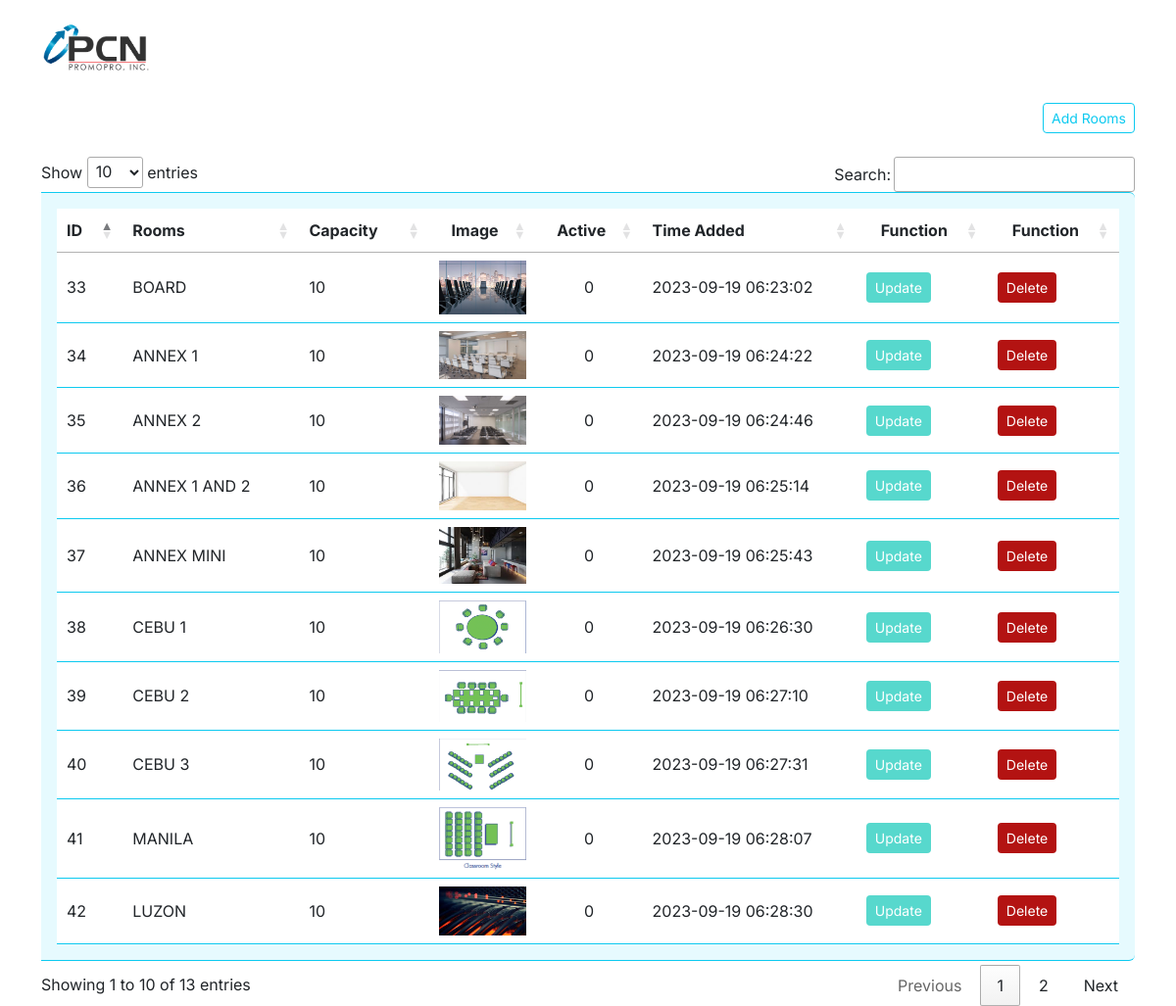
Page /admin/room_maintenance/index.php (signed in) on the committed database.
### tables this page shows
CREATE TABLE `rooms` (
  `id` int(11) NOT NULL,
  `rooms` varchar(255) NOT NULL,
  `capacity` varchar(255) NOT NULL,
  `image` varchar(255) NOT NULL,
  `description` varchar(3000) NOT NULL,
  `active` tinyint(2) NOT NULL,
  `timestamp` timestamp NOT NULL DEFAULT CURRENT_TIMESTAMP,
  `date_update` timestamp NOT NULL DEFAULT CURRENT_TIMESTAMP ON UPDATE CURRENT_TIMESTAMP
);

### admin/room_maintenance/index.php (the view, shortened to what this page needs)
<?php
include '../../room/connect.php';
if (isset($_SESSION["username"], $_SESSION["password"])) {
?>
<!DOCTYPE html>
<html lang="en">
<head>
    <link rel="stylesheet" href="../../bootstrap/bootstrap/css/bootstrap.css">
    <link rel="stylesheet" href="../../bootstrap/bootstrap/css/bootstrap.min.css">
    <link rel="stylesheet" href="https://cdn.datatables.net/1.13.6/css/jquery.dataTables.min.css">
    <link rel="stylesheet" href="style.css">
</head>
<body>
    <div class="container">
        <div class="row">
            <div class="justify-content-center pt-4">
                <img src="../images/pcn.png" alt="" class="img-responsive" width="10%">
            </div>
        </div>
    </div>
    <center>
        <div class="container">
            <div class="button">
                <button type="button" class="btn btn-outline-info btn-sm my-4 float-end addRooms">Add Rooms</button>
            </div>
            <table class="table p-3 table-sm align-middle mb-0 p-3 bg-info bg-opacity-10 border border-info border-start-0 border-end-0 rounded-end mdc-data-table" id="roomTable">
                <thead>
                    <tr>
                        <th>ID</th>
                        <th>Rooms</th>
                        <th>Capacity</th>
                        <th style="text-align: center;">Image</th>
                        <th style="text-align: center;">Active</th>
                        <th>Time Added</th>
                        <th class="text-center">Function</th>
                        <th class="text-center">Function</th>
                    </tr>
                </thead>
                <tbody class="table-group-divider">
                    <?php
                    $query = "SELECT * FROM rooms";
                    $result = $connect->query($query);
                    while ($row = $result->fetch_assoc()) {
                    ?>
                        <tr>
                            <td><?php echo $row['id']; ?></td>
                            <td><?php echo $row['rooms']; ?></td>
                            <td><?php echo $row['capacity']; ?></td>
                            <td style="width: 10%; justify-content: center">
                                <a href="javascript:void(0)" data-bs-toggle="modal" data-bs-target="#updateRoomImage-<?php echo $row['id']; ?>">
                                    <img src="../images/<?php echo $row['image']; ?>" alt="Images" style="width: 100%;">
                                </a>
                            </td>
                            <td style="text-align: center;"><?php echo $row['active']; ?></td>
                            <td><?php echo $row['timestamp']; ?></td>
                            <td>
                                <button type="button" class="btn btn-sm updateButton button" name="updateButton" id="updateButton">Update</button>
                            <td>
                                <button type="button" class="btn btn-sm deleteButton" name="deleteButton" id="deleteButton">Delete</button>
                            </td>
                        </tr>
                    <?php } ?>
                </tbody>
            </table>
        </div>
    </center>
</body>
</html>
<?php
} else {
  header("Location: ../../index.php");
  session_destroy();
}
?>

### admin/room_maintenance/style.css (style rules this page uses)
*, html, body { font-family: 'Inter', sans-serif; }
.button { background-color: #57d8cd; color: #ffff; }
.deleteButton { background-color: #B31312; color: #ffff; }

### rows in the picture
rooms: id "33", rooms "BOARD", capacity "10", image (picture), active "0", timestamp "2023-09-19 06:23:02"
rooms: id "34", rooms "ANNEX 1", capacity "10", image (picture), active "0", timestamp "2023-09-19 06:24:22"
rooms: id "35", rooms "ANNEX 2", capacity "10", image (picture), active "0", timestamp "2023-09-19 06:24:46"
rooms: id "36", rooms "ANNEX 1 AND 2", capacity "10", image (picture), active "0", timestamp "2023-09-19 06:25:14"
rooms: id "37", rooms "ANNEX MINI", capacity "10", image (picture), active "0", timestamp "2023-09-19 06:25:43"
rooms: id "38", rooms "CEBU 1", capacity "10", image (picture), active "0", timestamp "2023-09-19 06:26:30"
rooms: id "39", rooms "CEBU 2", capacity "10", image (picture), active "0", timestamp "2023-09-19 06:27:10"
rooms: id "40", rooms "CEBU 3", capacity "10", image (picture), active "0", timestamp "2023-09-19 06:27:31"
rooms: id "41", rooms "MANILA", capacity "10", image (picture), active "0", timestamp "2023-09-19 06:28:07"
rooms: id "42", rooms "LUZON", capacity "10", image (picture), active "0", timestamp "2023-09-19 06:28:30"
